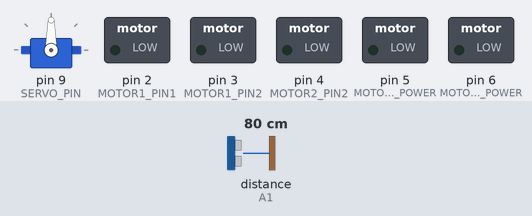
This sketch was run on a simulated Arduino Uno, built with avr-gcc and run on an emulated ATmega328P. On the bench: servo, switched loads named in the sketch (green lamp = pin HIGH). Inputs (shaded band) come from the test bench; at power-on: distance to the obstacle (sensor on A1) 80 cm. The echo pulse lasts 58.3 µs per cm; pins used as bus, display or sensor lines are not drawn.

Above: at 2.8 s.
2.9 s: distance to the obstacle (sensor on A1) set to 7 cm
4.4 s: distance to the obstacle (sensor on A1) set to 4 cm
At 5.8 s:
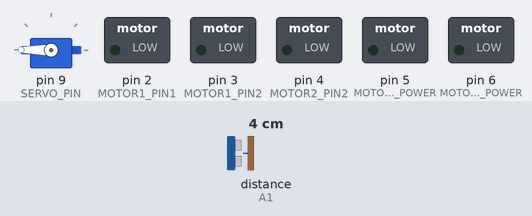
At 7.9 s:
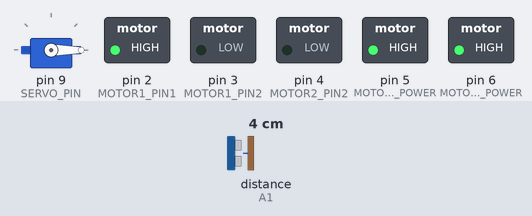
Timing chart, 0 to 9.4 s (numbered marks = the images above; inputs shaded):
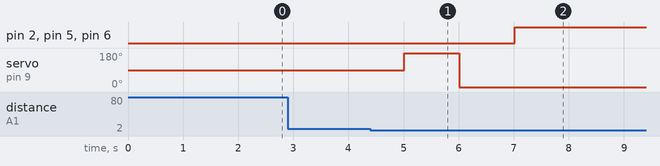

The sketch:

car.ino
```cpp
#include <NewPing.h>
#include <Servo.h>
#include <SoftwareSerial.h>

// pin definition
#define TRIG_PIN A0
#define ECHO_PIN A1

#define SERVO_PIN 9

#define MOTOR1_PIN1 2
#define MOTOR1_PIN2 3
#define MOTOR1_POWER 5

#define MOTOR2_PIN1 1
#define MOTOR2_PIN2 4
#define MOTOR2_POWER 6

// distance definition
#define MIN_DISTANCE 5
#define MAX_DISTANCE 30000

// mode definition
#define NORMAL_MODE 0
#define TEST_MODE 1
#define MAINTENANCE_MODE 2

//movements definition
#define FORWARD 0
#define BACKWARD 1
#define LEFT 2
#define RIGHT 3

#define DELAY 1000

int current_mode = -1;
String modes[] = {"NORMAL", "TEST", "MAINTENANCE"};

NewPing sonar(TRIG_PIN, ECHO_PIN, MAX_DISTANCE);
Servo servo;

bool actions_tried[] = {false, false, false, false};
int look_at = -1;

int read_sonar() {
  delay(DELAY);
  int distance = sonar.ping_cm();

  if (distance == 0)
    distance = MAX_DISTANCE;

  return distance;
}

bool can_move_forward() {
  servo.write(90);
  int distance = read_sonar();

  return distance > MIN_DISTANCE;
}

bool can_move_left() {
  servo.write(0);
  int distance = read_sonar();

  return distance > MIN_DISTANCE;
}

bool can_move_right() {
  servo.write(180);
  int distance = read_sonar();

  return distance > MIN_DISTANCE;
}

int get_next_action(int looking_at) {
  if(looking_at != FORWARD && !actions_tried[FORWARD]) {
    actions_tried[FORWARD] = true;

    if (can_move_forward()) {
      return FORWARD;
    }
  }

  if(looking_at != RIGHT && !actions_tried[RIGHT]) {
    actions_tried[RIGHT] = true;

    if (can_move_right()) {
      return RIGHT;
    }
  }

  if(looking_at != LEFT && !actions_tried[LEFT]) {
    actions_tried[LEFT] = true;

    if(can_move_left()) {
      return LEFT;
    }
  }

  if(looking_at != BACKWARD && !actions_tried[BACKWARD]) {
    actions_tried[BACKWARD] = true;
    return BACKWARD;
  }
}

void stop() {
  analogWrite(MOTOR1_PIN1, 0);
  analogWrite(MOTOR1_PIN2, 0);
  digitalWrite(MOTOR1_POWER, LOW);

  analogWrite(MOTOR2_PIN1, 0);
  analogWrite(MOTOR2_PIN2, 0);
  digitalWrite(MOTOR2_POWER, LOW);
}

void move_forward() {
  analogWrite(MOTOR1_PIN1, 0);
  analogWrite(MOTOR1_PIN2, 180);
  digitalWrite(MOTOR1_POWER, HIGH);

  analogWrite(MOTOR2_PIN1, 0);
  analogWrite(MOTOR2_PIN2, 180);
  digitalWrite(MOTOR2_POWER, HIGH);
  //Serial.println("forward");
}

void move_backward() {
  analogWrite(MOTOR1_PIN1, 180);
  analogWrite(MOTOR1_PIN2, 0);
  digitalWrite(MOTOR1_POWER, HIGH);

  analogWrite(MOTOR2_PIN1, 180);
  analogWrite(MOTOR2_PIN2, 0);
  digitalWrite(MOTOR2_POWER, HIGH);
  //Serial.println("backward");
}

void move_right() {
  analogWrite(MOTOR1_PIN1, 0);
  analogWrite(MOTOR1_PIN2, 0);
  digitalWrite(MOTOR1_POWER, LOW);

  analogWrite(MOTOR2_PIN1, 0);
  analogWrite(MOTOR2_PIN2, 180);
  digitalWrite(MOTOR2_POWER, HIGH);
  //Serial.println("right");
}

void move_left() {
  analogWrite(MOTOR1_PIN1, 0);
  analogWrite(MOTOR1_PIN2, 180);
  digitalWrite(MOTOR1_POWER, HIGH);

  analogWrite(MOTOR2_PIN1, 0);
  analogWrite(MOTOR2_PIN2, 0);
  digitalWrite(MOTOR2_POWER, LOW);
  //Serial.println("left");
}

void setup() {
  // put your setup code here, to run once:
  Serial.begin(9600); // open the serial port at 9600 bps:

  pinMode(MOTOR1_PIN1, OUTPUT);
  pinMode(MOTOR1_PIN2, OUTPUT);
  pinMode(MOTOR1_POWER, OUTPUT);

  pinMode(MOTOR2_PIN1, OUTPUT);
  pinMode(MOTOR2_PIN2, OUTPUT);
  pinMode(MOTOR2_POWER, OUTPUT);

  servo.attach(SERVO_PIN);
  servo.write(90);

  look_at = FORWARD;
  actions_tried[FORWARD] = true;
}

void loop() {
  // put your main code here, to run repeatedly:

  int distance = read_sonar();
  if (distance <= MIN_DISTANCE) {
    //move_forward();
    look_at = get_next_action(look_at);

    switch (look_at) {
      case FORWARD:
        move_forward();
        break;
      case BACKWARD:
        move_backward();
        break;
      case LEFT:
        move_left();
        break;
      case RIGHT:
        move_right();
        break;
    }
  }
}
```

Measured:
- the behaviour switches between 6 and 5 cm on distance to the obstacle (sensor on A1) (found by bisection; images 0 and 1)
- after the input at 2.9 s, every drawn part: stays the same
- after the input at 4.4 s, pin 2 (MOTOR1_PIN1), pin 5 (MOTOR1_POWER), pin 6 (MOTOR2_POWER): LOW → HIGH after 2.6 s; servo on pin 9 (SERVO_PIN): 90° → 180° after 0.61 s, → 0° 1.0 s later
